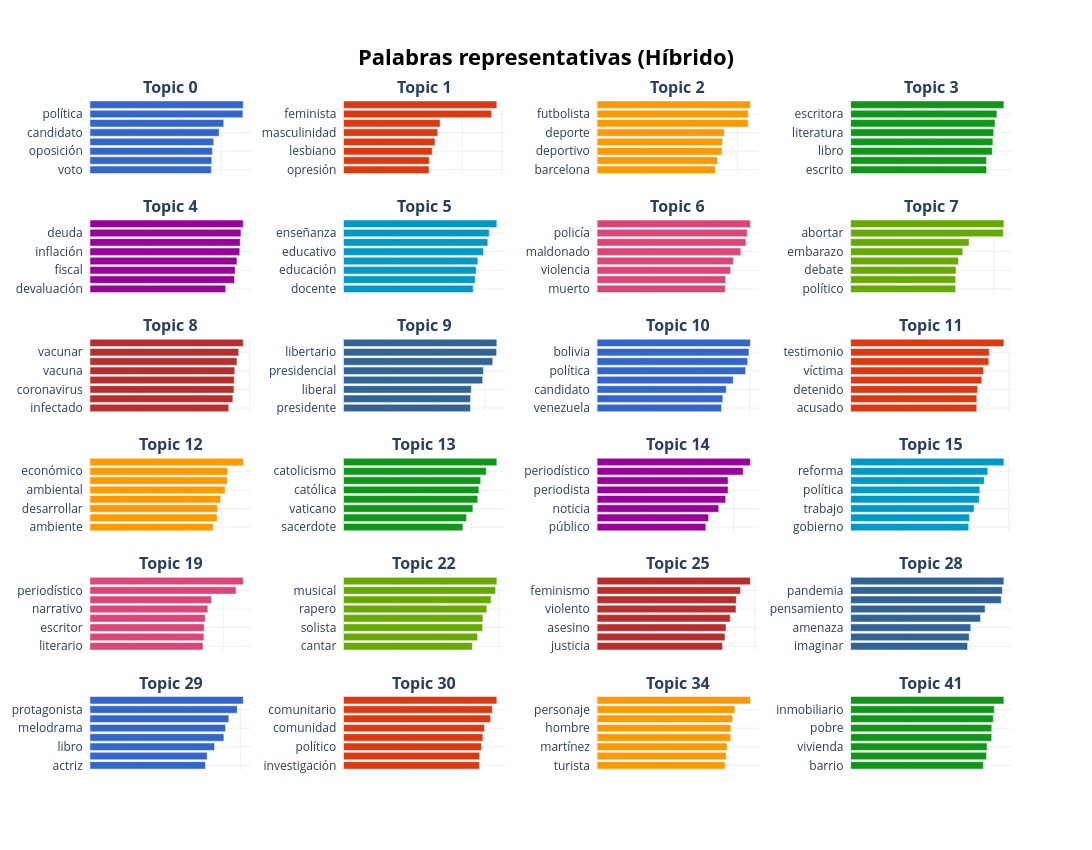

This figure's notebook cell:
### Markdown cell above
## 5. Extracción de Evolución Temporal y Gráficos Básicos

### Code cell
print("Calculando evolución temporal de los tópicos...")
topics_over_time = topic_model.topics_over_time(
    docs=docs_lematizados,
    timestamps=timestamps.dt.to_pydatetime().tolist(),
    #nr_bins=20,
    nr_bins=40, #cada uno abarca entre 3-4 meses
)
topics_over_time.to_csv(OUTPUT_DIR / "topics_over_time.csv", index=False)

# 1. Asignar al df original 
df['topic'] = topics

fig = topic_model.visualize_barchart(top_n_topics=24, n_words=8, title="<b>Palabras representativas (Híbrido)</b>")
colors = px.colors.qualitative.G10
for i, trace in enumerate(fig.data):
    trace.marker.color = colors[i % len(colors)]

fig.update_traces(hovertemplate="<b>Término:</b> %{y}<br><b>Relevancia:</b> %{x:.3f}<extra></extra>")
fig.for_each_xaxis(lambda ax: ax.update(title_text="", showticklabels=False))
fig.for_each_annotation(lambda a: a.update(text=f"<b>{a.text.split('_')[0]}</b>"))
fig.update_layout(height=950, width=1300, plot_bgcolor='rgba(0,0,0,0)', paper_bgcolor='#ffffff')

fig.write_html(GRAFICOS_DIR / "01_barchart_topicos.html")
fig.show()

### Figure 1 — Plotly figure (JSON) as saved in the notebook; plotly's stock layout.template omitted (floating-point values rounded to 4 significant figures)
{"data": [{"hovertemplate": "<b>Término:</b> %{y}<br><b>Relevancia:</b> %{x:.3f}<extra></extra>", "marker": {"color": "#3366CC"}, "orientation": "h", "type": "bar", "x": [0.5568, 0.5587, 0.5618, 0.568, 0.5924, 0.6138, 0.7016, 0.7034], "xaxis": "x", "y": ["voto  ", "votar  ", "oposición  ", "campaña  ", "candidato  ", "electoral  ", "política  ", "político  "], "yaxis": "y"}, {"hovertemplate": "<b>Término:</b> %{y}<br><b>Relevancia:</b> %{x:.3f}<extra></extra>", "marker": {"color": "#DC3912"}, "orientation": "h", "type": "bar", "x": [0.4319, 0.433, 0.448, 0.462, 0.4754, 0.4874, 0.7476, 0.7742], "xaxis": "x2", "y": ["opresión  ", "patriarcal  ", "lesbiano  ", "mujeres  ", "masculinidad  ", "patriarcado  ", "feminista  ", "feminismo  "], "yaxis": "y2"}, {"hovertemplate": "<b>Término:</b> %{y}<br><b>Relevancia:</b> %{x:.3f}<extra></extra>", "marker": {"color": "#FF9900"}, "orientation": "h", "type": "bar", "x": [0.5048, 0.5139, 0.5335, 0.5358, 0.5431, 0.6451, 0.6455, 0.6546], "xaxis": "x3", "y": ["barcelona  ", "campeón  ", "deportivo  ", "brasil  ", "deporte  ", "fútbol  ", "futbolista  ", "fifa  "], "yaxis": "y3"}, {"hovertemplate": "<b>Término:</b> %{y}<br><b>Relevancia:</b> %{x:.3f}<extra></extra>", "marker": {"color": "#109618"}, "orientation": "h", "type": "bar", "x": [0.589, 0.5891, 0.6141, 0.6165, 0.62, 0.6261, 0.6339, 0.6644], "xaxis": "x4", "y": ["escrito  ", "poeta  ", "libro  ", "escritor  ", "literatura  ", "autor  ", "escritora  ", "literario  "], "yaxis": "y4"}, {"hovertemplate": "<b>Término:</b> %{y}<br><b>Relevancia:</b> %{x:.3f}<extra></extra>", "marker": {"color": "#990099"}, "orientation": "h", "type": "bar", "x": [0.4525, 0.4821, 0.4841, 0.4901, 0.4995, 0.501, 0.5034, 0.5112], "xaxis": "x5", "y": ["devaluación  ", "economista  ", "fiscal  ", "monetario  ", "inflación  ", "endeudamiento  ", "deuda  ", "déficit  "], "yaxis": "y5"}, {"hovertemplate": "<b>Término:</b> %{y}<br><b>Relevancia:</b> %{x:.3f}<extra></extra>", "marker": {"color": "#0099C6"}, "orientation": "h", "type": "bar", "x": [0.4779, 0.4853, 0.489, 0.4952, 0.5159, 0.5318, 0.537, 0.565], "xaxis": "x6", "y": ["docente  ", "colegio  ", "educación  ", "enseñar  ", "educativo  ", "escolar  ", "enseñanza  ", "pedagógico  "], "yaxis": "y6"}, {"hovertemplate": "<b>Término:</b> %{y}<br><b>Relevancia:</b> %{x:.3f}<extra></extra>", "marker": {"color": "#DD4477"}, "orientation": "h", "type": "bar", "x": [0.4408, 0.4419, 0.4593, 0.4689, 0.4944, 0.5119, 0.5164, 0.5272], "xaxis": "x7", "y": ["muerto  ", "víctima  ", "violencia  ", "matar  ", "maldonado  ", "policial  ", "policía  ", "asesinato  "], "yaxis": "y7"}, {"hovertemplate": "<b>Término:</b> %{y}<br><b>Relevancia:</b> %{x:.3f}<extra></extra>", "marker": {"color": "#66AA00"}, "orientation": "h", "type": "bar", "x": [0.4387, 0.4388, 0.4405, 0.4509, 0.4685, 0.4948, 0.6381, 0.6407], "xaxis": "x8", "y": ["político  ", "política  ", "debate  ", "embarazado  ", "embarazo  ", "anticonceptivo  ", "abortar  ", "aborto  "], "yaxis": "y8"}, {"hovertemplate": "<b>Término:</b> %{y}<br><b>Relevancia:</b> %{x:.3f}<extra></extra>", "marker": {"color": "#B82E2E"}, "orientation": "h", "type": "bar", "x": [0.5213, 0.5368, 0.541, 0.5423, 0.5441, 0.5522, 0.5589, 0.576], "xaxis": "x9", "y": ["infectado  ", "vacunación  ", "coronavirus  ", "pandemia  ", "vacuna  ", "virus  ", "vacunar  ", "epidemia  "], "yaxis": "y9"}, {"hovertemplate": "<b>Término:</b> %{y}<br><b>Relevancia:</b> %{x:.3f}<extra></extra>", "marker": {"color": "#316395"}, "orientation": "h", "type": "bar", "x": [0.5391, 0.5397, 0.5427, 0.5912, 0.5941, 0.6338, 0.6501, 0.6511], "xaxis": "x10", "y": ["presidente  ", "democracia  ", "liberal  ", "ideológico  ", "presidencial  ", "política  ", "libertario  ", "político  "], "yaxis": "y10"}, {"hovertemplate": "<b>Término:</b> %{y}<br><b>Relevancia:</b> %{x:.3f}<extra></extra>", "marker": {"color": "#3366CC"}, "orientation": "h", "type": "bar", "x": [0.4896, 0.4947, 0.5083, 0.5357, 0.5843, 0.5926, 0.5974, 0.603], "xaxis": "x11", "y": ["venezuela  ", "venezolano  ", "candidato  ", "electoral  ", "política  ", "político  ", "bolivia  ", "boliviano  "], "yaxis": "y11"}, {"hovertemplate": "<b>Término:</b> %{y}<br><b>Relevancia:</b> %{x:.3f}<extra></extra>", "marker": {"color": "#DC3912"}, "orientation": "h", "type": "bar", "x": [0.477, 0.4772, 0.4799, 0.4959, 0.5026, 0.5226, 0.5243, 0.5798], "xaxis": "x12", "y": ["acusado  ", "comisaría  ", "detenido  ", "homicidio  ", "víctima  ", "testigo  ", "testimonio  ", "asesino  "], "yaxis": "y12"}, {"hovertemplate": "<b>Término:</b> %{y}<br><b>Relevancia:</b> %{x:.3f}<extra></extra>", "marker": {"color": "#FF9900"}, "orientation": "h", "type": "bar", "x": [0.3742, 0.3861, 0.3877, 0.397, 0.4104, 0.417, 0.4183, 0.4658], "xaxis": "x13", "y": ["ambiente  ", "cambio  ", "desarrollar  ", "industria  ", "ambiental  ", "futuro  ", "económico  ", "economía  "], "yaxis": "y13"}, {"hovertemplate": "<b>Término:</b> %{y}<br><b>Relevancia:</b> %{x:.3f}<extra></extra>", "marker": {"color": "#109618"}, "orientation": "h", "type": "bar", "x": [0.5615, 0.5786, 0.6085, 0.6313, 0.6367, 0.6451, 0.6713, 0.7211], "xaxis": "x14", "y": ["sacerdote  ", "jesuita  ", "vaticano  ", "católico  ", "católica  ", "arzobispo  ", "catolicismo  ", "papal  "], "yaxis": "y14"}, {"hovertemplate": "<b>Término:</b> %{y}<br><b>Relevancia:</b> %{x:.3f}<extra></extra>", "marker": {"color": "#990099"}, "orientation": "h", "type": "bar", "x": [0.4776, 0.4899, 0.5342, 0.5646, 0.5749, 0.5751, 0.6415, 0.6732], "xaxis": "x15", "y": ["público  ", "news  ", "noticia  ", "política  ", "periodista  ", "político  ", "periodístico  ", "mediático  "], "yaxis": "y15"}, {"hovertemplate": "<b>Término:</b> %{y}<br><b>Relevancia:</b> %{x:.3f}<extra></extra>", "marker": {"color": "#0099C6"}, "orientation": "h", "type": "bar", "x": [0.4493, 0.4528, 0.4701, 0.4896, 0.4916, 0.5088, 0.5219, 0.5835], "xaxis": "x16", "y": ["gobierno  ", "sindical  ", "trabajo  ", "laboral  ", "política  ", "político  ", "reforma  ", "sindicalismo  "], "yaxis": "y16"}, {"hovertemplate": "<b>Término:</b> %{y}<br><b>Relevancia:</b> %{x:.3f}<extra></extra>", "marker": {"color": "#DD4477"}, "orientation": "h", "type": "bar", "x": [0.5094, 0.5136, 0.5145, 0.5198, 0.5313, 0.5474, 0.6583, 0.6911], "xaxis": "x17", "y": ["literario  ", "publicar  ", "escritor  ", "escritora  ", "narrativo  ", "periódico  ", "periodístico  ", "periodista  "], "yaxis": "y17"}, {"hovertemplate": "<b>Término:</b> %{y}<br><b>Relevancia:</b> %{x:.3f}<extra></extra>", "marker": {"color": "#66AA00"}, "orientation": "h", "type": "bar", "x": [0.4979, 0.5177, 0.5377, 0.5385, 0.5536, 0.5701, 0.5876, 0.5924], "xaxis": "x18", "y": ["cantar  ", "cantante  ", "solista  ", "canción  ", "rapero  ", "músico  ", "musical  ", "música  "], "yaxis": "y18"}, {"hovertemplate": "<b>Término:</b> %{y}<br><b>Relevancia:</b> %{x:.3f}<extra></extra>", "marker": {"color": "#B82E2E"}, "orientation": "h", "type": "bar", "x": [0.4775, 0.4867, 0.4907, 0.5066, 0.5286, 0.5299, 0.5458, 0.5833], "xaxis": "x19", "y": ["justicia  ", "asesinato  ", "asesino  ", "violación  ", "violento  ", "feminista  ", "feminismo  ", "violencia  "], "yaxis": "y19"}, {"hovertemplate": "<b>Término:</b> %{y}<br><b>Relevancia:</b> %{x:.3f}<extra></extra>", "marker": {"color": "#316395"}, "orientation": "h", "type": "bar", "x": [0.3887, 0.3939, 0.3994, 0.4316, 0.4469, 0.5007, 0.5043, 0.5095], "xaxis": "x20", "y": ["imaginar  ", "siglo  ", "amenaza  ", "precariedad  ", "pensamiento  ", "crisis  ", "pandemia  ", "futuro  "], "yaxis": "y20"}, {"hovertemplate": "<b>Término:</b> %{y}<br><b>Relevancia:</b> %{x:.3f}<extra></extra>", "marker": {"color": "#3366CC"}, "orientation": "h", "type": "bar", "x": [0.4612, 0.4676, 0.4973, 0.5346, 0.5414, 0.5544, 0.5879, 0.612], "xaxis": "x21", "y": ["actriz  ", "escena  ", "libro  ", "película  ", "melodrama  ", "personaje  ", "protagonista  ", "ficción  "], "yaxis": "y21"}, {"hovertemplate": "<b>Término:</b> %{y}<br><b>Relevancia:</b> %{x:.3f}<extra></extra>", "marker": {"color": "#DC3912"}, "orientation": "h", "type": "bar", "x": [0.4246, 0.4252, 0.4311, 0.4355, 0.4404, 0.4597, 0.465, 0.479], "xaxis": "x22", "y": ["investigación  ", "investigador  ", "político  ", "política  ", "comunidad  ", "proyecto  ", "comunitario  ", "sociedad  "], "yaxis": "y22"}, {"hovertemplate": "<b>Término:</b> %{y}<br><b>Relevancia:</b> %{x:.3f}<extra></extra>", "marker": {"color": "#FF9900"}, "orientation": "h", "type": "bar", "x": [0.4324, 0.4367, 0.4394, 0.4515, 0.4522, 0.4579, 0.4657, 0.5182], "xaxis": "x23", "y": ["turista  ", "pedro  ", "martínez  ", "américo  ", "hombre  ", "actor  ", "personaje  ", "película  "], "yaxis": "y23"}, {"hovertemplate": "<b>Término:</b> %{y}<br><b>Relevancia:</b> %{x:.3f}<extra></extra>", "marker": {"color": "#109618"}, "orientation": "h", "type": "bar", "x": [0.4546, 0.4653, 0.4673, 0.4831, 0.4833, 0.4885, 0.4923, 0.5251], "xaxis": "x24", "y": ["barrio  ", "político  ", "vivienda  ", "vecino  ", "pobre  ", "habitante  ", "inmobiliario  ", "pobreza  "], "yaxis": "y24"}], "layout": {"annotations": [{"font": {"size": 16}, "showarrow": false, "text": "<b>Topic 0</b>", "x": 0.0875, "xanchor": "center", "xref": "paper", "y": 1, "yanchor": "bottom", "yref": "paper"}, {"font": {"size": 16}, "showarrow": false, "text": "<b>Topic 1</b>", "x": 0.3625, "xanchor": "center", "xref": "paper", "y": 1, "yanchor": "bottom", "yref": "paper"}, {"font": {"size": 16}, "showarrow": false, "text": "<b>Topic 2</b>", "x": 0.6375, "xanchor": "center", "xref": "paper", "y": 1, "yanchor": "bottom", "yref": "paper"}, {"font": {"size": 16}, "showarrow": false, "text": "<b>Topic 3</b>", "x": 0.9125, "xanchor": "center", "xref": "paper", "y": 1, "yanchor": "bottom", "yref": "paper"}, {"font": {"size": 16}, "showarrow": false, "text": "<b>Topic 4</b>", "x": 0.0875, "xanchor": "center", "xref": "paper", "y": 0.8222, "yanchor": "bottom", "yref": "paper"}, {"font": {"size": 16}, "showarrow": false, "text": "<b>Topic 5</b>", "x": 0.3625, "xanchor": "center", "xref": "paper", "y": 0.8222, "yanchor": "bottom", "yref": "paper"}, {"font": {"size": 16}, "showarrow": false, "text": "<b>Topic 6</b>", "x": 0.6375, "xanchor": "center", "xref": "paper", "y": 0.8222, "yanchor": "bottom", "yref": "paper"}, {"font": {"size": 16}, "showarrow": false, "text": "<b>Topic 7</b>", "x": 0.9125, "xanchor": "center", "xref": "paper", "y": 0.8222, "yanchor": "bottom", "yref": "paper"}, {"font": {"size": 16}, "showarrow": false, "text": "<b>Topic 8</b>", "x": 0.0875, "xanchor": "center", "xref": "paper", "y": 0.6444, "yanchor": "bottom", "yref": "paper"}, {"font": {"size": 16}, "showarrow": false, "text": "<b>Topic 9</b>", "x": 0.3625, "xanchor": "center", "xref": "paper", "y": 0.6444, "yanchor": "bottom", "yref": "paper"}, {"font": {"size": 16}, "showarrow": false, "text": "<b>Topic 10</b>", "x": 0.6375, "xanchor": "center", "xref": "paper", "y": 0.6444, "yanchor": "bottom", "yref": "paper"}, {"font": {"size": 16}, "showarrow": false, "text": "<b>Topic 11</b>", "x": 0.9125, "xanchor": "center", "xref": "paper", "y": 0.6444, "yanchor": "bottom", "yref": "paper"}, {"font": {"size": 16}, "showarrow": false, "text": "<b>Topic 12</b>", "x": 0.0875, "xanchor": "center", "xref": "paper", "y": 0.4667, "yanchor": "bottom", "yref": "paper"}, {"font": {"size": 16}, "showarrow": false, "text": "<b>Topic 13</b>", "x": 0.3625, "xanchor": "center", "xref": "paper", "y": 0.4667, "yanchor": "bottom", "yref": "paper"}, {"font": {"size": 16}, "showarrow": false, "text": "<b>Topic 14</b>", "x": 0.6375, "xanchor": "center", "xref": "paper", "y": 0.4667, "yanchor": "bottom", "yref": "paper"}, {"font": {"size": 16}, "showarrow": false, "text": "<b>Topic 15</b>", "x": 0.9125, "xanchor": "center", "xref": "paper", "y": 0.4667, "yanchor": "bottom", "yref": "paper"}, {"font": {"size": 16}, "showarrow": false, "text": "<b>Topic 19</b>", "x": 0.0875, "xanchor": "center", "xref": "paper", "y": 0.2889, "yanchor": "bottom", "yref": "paper"}, {"font": {"size": 16}, "showarrow": false, "text": "<b>Topic 22</b>", "x": 0.3625, "xanchor": "center", "xref": "paper", "y": 0.2889, "yanchor": "bottom", "yref": "paper"}, {"font": {"size": 16}, "showarrow": false, "text": "<b>Topic 25</b>", "x": 0.6375, "xanchor": "center", "xref": "paper", "y": 0.2889, "yanchor": "bottom", "yref": "paper"}, {"font": {"size": 16}, "showarrow": false, "text": "<b>Topic 28</b>", "x": 0.9125, "xanchor": "center", "xref": "paper", "y": 0.2889, "yanchor": "bottom", "yref": "paper"}, {"font": {"size": 16}, "showarrow": false, "text": "<b>Topic 29</b>", "x": 0.0875, "xanchor": "center", "xref": "paper", "y": 0.1111, "yanchor": "bottom", "yref": "paper"}, {"font": {"size": 16}, "showarrow": false, "text": "<b>Topic 30</b>", "x": 0.3625, "xanchor": "center", "xref": "paper", "y": 0.1111, "yanchor": "bottom", "yref": "paper"}, {"font": {"size": 16}, "showarrow": false, "text": "<b>Topic 34</b>", "x": 0.6375, "xanchor": "center", "xref": "paper", "y": 0.1111, "yanchor": "bottom", "yref": "paper"}, {"font": {"size": 16}, "showarrow": false, "text": "<b>Topic 41</b>", "x": 0.9125, "xanchor": "center", "xref": "paper", "y": 0.1111, "yanchor": "bottom", "yref": "paper"}], "height": 850, "hoverlabel": {"bgcolor": "white", "font": {"family": "Rockwell", "size": 16}}, "paper_bgcolor": "#ffffff", "plot_bgcolor": "rgba(0,0,0,0)", "showlegend": false, "title": {"font": {"color": "Black", "size": 22}, "text": "<b>Palabras representativas (Híbrido)</b>", "x": 0.5, "xanchor": "center", "yanchor": "top"}, "width": 1300, "xaxis": {"anchor": "y", "domain": [0, 0.175], "showgrid": true, "showticklabels": false, "title": {"text": ""}}, "xaxis10": {"anchor": "y10", "domain": [0.275, 0.45], "showgrid": true, "showticklabels": false, "title": {"text": ""}}, "xaxis11": {"anchor": "y11", "domain": [0.55, 0.725], "showgrid": true, "showticklabels": false, "title": {"text": ""}}, "xaxis12": {"anchor": "y12", "domain": [0.825, 1], "showgrid": true, "showticklabels": false, "title": {"text": ""}}, "xaxis13": {"anchor": "y13", "domain": [0, 0.175], "showgrid": true, "showticklabels": false, "title": {"text": ""}}, "xaxis14": {"anchor": "y14", "domain": [0.275, 0.45], "showgrid": true, "showticklabels": false, "title": {"text": ""}}, "xaxis15": {"anchor": "y15", "domain": [0.55, 0.725], "showgrid": true, "showticklabels": false, "title": {"text": ""}}, "xaxis16": {"anchor": "y16", "domain": [0.825, 1], "showgrid": true, "showticklabels": false, "title": {"text": ""}}, "xaxis17": {"anchor": "y17", "domain": [0, 0.175], "showgrid": true, "showticklabels": false, "title": {"text": ""}}, "xaxis18": {"anchor": "y18", "domain": [0.275, 0.45], "showgrid": true, "showticklabels": false, "title": {"text": ""}}, "xaxis19": {"anchor": "y19", "domain": [0.55, 0.725], "showgrid": true, "showticklabels": false, "title": {"text": ""}}, "xaxis2": {"anchor": "y2", "domain": [0.275, 0.45], "showgrid": true, "showticklabels": false, "title": {"text": ""}}, "xaxis20": {"anchor": "y20", "domain": [0.825, 1], "showgrid": true, "showticklabels": false, "title": {"text": ""}}, "xaxis21": {"anchor": "y21", "domain": [0, 0.175], "showgrid": true, "showticklabels": false, "title": {"text": ""}}, "xaxis22": {"anchor": "y22", "domain": [0.275, 0.45], "showgrid": true, "showticklabels": false, "title": {"text": ""}}, "xaxis23": {"anchor": "y23", "domain": [0.55, 0.725], "showgrid": true, "showticklabels": false, "title": {"text": ""}}, "xaxis24": {"anchor": "y24", "domain": [0.825, 1], "showgrid": true, "showticklabels": false, "title": {"text": ""}}, "xaxis3": {"anchor": "y3", "domain": [0.55, 0.725], "showgrid": true, "showticklabels": false, "title": {"text": ""}}, "xaxis4": {"anchor": "y4", "domain": [0.825, 1], "showgrid": true, "showticklabels": false, "title": {"text": ""}}, "xaxis5": {"anchor": "y5", "domain": [0, 0.175], "showgrid": true, "showticklabels": false, "title": {"text": ""}}, "xaxis6": {"anchor": "y6", "domain": [0.275, 0.45], "showgrid": true, "showticklabels": false, "title": {"text": ""}}, "xaxis7": {"anchor": "y7", "domain": [0.55, 0.725], "showgrid": true, "showticklabels": false, "title": {"text": ""}}, "xaxis8": {"anchor": "y8", "domain": [0.825, 1], "showgrid": true, "showticklabels": false, "title": {"text": ""}}, "xaxis9": {"anchor": "y9", "domain": [0, 0.175], "showgrid": true, "showticklabels": false, "title": {"text": ""}}, "yaxis": {"anchor": "x", "domain": [0.8889, 1], "showgrid": true}, "yaxis10": {"anchor": "x10", "domain": [0.5333, 0.6444], "showgrid": true}, "yaxis11": {"anchor": "x11", "domain": [0.5333, 0.6444], "showgrid": true}, "yaxis12": {"anchor": "x12", "domain": [0.5333, 0.6444], "showgrid": true}, "yaxis13": {"anchor": "x13", "domain": [0.3556, 0.4667], "showgrid": true}, "yaxis14": {"anchor": "x14", "domain": [0.3556, 0.4667], "showgrid": true}, "yaxis15": {"anchor": "x15", "domain": [0.3556, 0.4667], "showgrid": true}, "yaxis16": {"anchor": "x16", "domain": [0.3556, 0.4667], "showgrid": true}, "yaxis17": {"anchor": "x17", "domain": [0.1778, 0.2889], "showgrid": true}, "yaxis18": {"anchor": "x18", "domain": [0.1778, 0.2889], "showgrid": true}, "yaxis19": {"anchor": "x19", "domain": [0.1778, 0.2889], "showgrid": true}, "yaxis2": {"anchor": "x2", "domain": [0.8889, 1], "showgrid": true}, "yaxis20": {"anchor": "x20", "domain": [0.1778, 0.2889], "showgrid": true}, "yaxis21": {"anchor": "x21", "domain": [0, 0.1111], "showgrid": true}, "yaxis22": {"anchor": "x22", "domain": [0, 0.1111], "showgrid": true}, "yaxis23": {"anchor": "x23", "domain": [0, 0.1111], "showgrid": true}, "yaxis24": {"anchor": "x24", "domain": [0, 0.1111], "showgrid": true}, "yaxis3": {"anchor": "x3", "domain": [0.8889, 1], "showgrid": true}, "yaxis4": {"anchor": "x4", "domain": [0.8889, 1], "showgrid": true}, "yaxis5": {"anchor": "x5", "domain": [0.7111, 0.8222], "showgrid": true}, "yaxis6": {"anchor": "x6", "domain": [0.7111, 0.8222], "showgrid": true}, "yaxis7": {"anchor": "x7", "domain": [0.7111, 0.8222], "showgrid": true}, "yaxis8": {"anchor": "x8", "domain": [0.7111, 0.8222], "showgrid": true}, "yaxis9": {"anchor": "x9", "domain": [0.5333, 0.6444], "showgrid": true}}}
